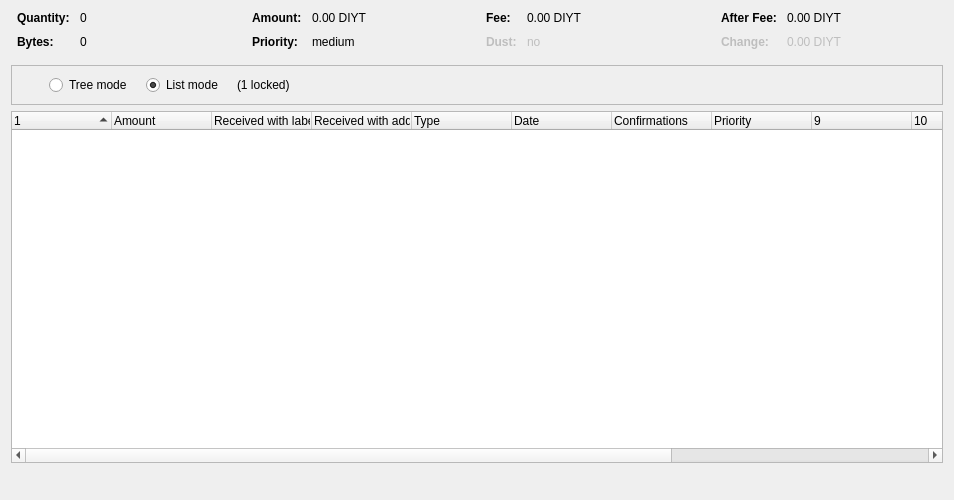
<?xml version="1.0" encoding="UTF-8"?>
<ui version="4.0">
 <class>CoinControlDialog</class>
 <widget class="QDialog" name="CoinControlDialog">
  <property name="geometry">
   <rect>
    <x>0</x>
    <y>0</y>
    <width>954</width>
    <height>500</height>
   </rect>
  </property>
  <property name="windowTitle">
   <string>Coin Selection</string>
  </property>
  <layout class="QVBoxLayout" name="verticalLayout">
   <item>
    <layout class="QHBoxLayout" name="horizontalLayoutTop" stretch="0,0,0,0">
     <property name="topMargin">
      <number>0</number>
     </property>
     <property name="bottomMargin">
      <number>10</number>
     </property>
     <item>
      <layout class="QFormLayout" name="formLayoutCoinControl1">
       <property name="horizontalSpacing">
        <number>10</number>
       </property>
       <property name="verticalSpacing">
        <number>10</number>
       </property>
       <property name="leftMargin">
        <number>6</number>
       </property>
       <property name="rightMargin">
        <number>6</number>
       </property>
       <item row="0" column="0">
        <widget class="QLabel" name="labelCoinControlQuantityText">
         <property name="font">
          <font>
           <weight>75</weight>
           <bold>true</bold>
          </font>
         </property>
         <property name="text">
          <string>Quantity:</string>
         </property>
        </widget>
       </item>
       <item row="0" column="1">
        <widget class="QLabel" name="labelCoinControlQuantity">
         <property name="cursor">
          <cursorShape>IBeamCursor</cursorShape>
         </property>
         <property name="contextMenuPolicy">
          <enum>Qt::ActionsContextMenu</enum>
         </property>
         <property name="text">
          <string notr="true">0</string>
         </property>
         <property name="textInteractionFlags">
          <set>Qt::LinksAccessibleByMouse|Qt::TextSelectableByKeyboard|Qt::TextSelectableByMouse</set>
         </property>
        </widget>
       </item>
       <item row="1" column="0">
        <widget class="QLabel" name="labelCoinControlBytesText">
         <property name="font">
          <font>
           <weight>75</weight>
           <bold>true</bold>
          </font>
         </property>
         <property name="text">
          <string>Bytes:</string>
         </property>
        </widget>
       </item>
       <item row="1" column="1">
        <widget class="QLabel" name="labelCoinControlBytes">
         <property name="cursor">
          <cursorShape>IBeamCursor</cursorShape>
         </property>
         <property name="contextMenuPolicy">
          <enum>Qt::ActionsContextMenu</enum>
         </property>
         <property name="text">
          <string notr="true">0</string>
         </property>
         <property name="textInteractionFlags">
          <set>Qt::LinksAccessibleByMouse|Qt::TextSelectableByKeyboard|Qt::TextSelectableByMouse</set>
         </property>
        </widget>
       </item>
      </layout>
     </item>
     <item>
      <layout class="QFormLayout" name="formLayoutCoinControl2">
       <property name="horizontalSpacing">
        <number>10</number>
       </property>
       <property name="verticalSpacing">
        <number>10</number>
       </property>
       <property name="leftMargin">
        <number>6</number>
       </property>
       <property name="rightMargin">
        <number>6</number>
       </property>
       <item row="0" column="0">
        <widget class="QLabel" name="labelCoinControlAmountText">
         <property name="font">
          <font>
           <weight>75</weight>
           <bold>true</bold>
          </font>
         </property>
         <property name="text">
          <string>Amount:</string>
         </property>
        </widget>
       </item>
       <item row="0" column="1">
        <widget class="QLabel" name="labelCoinControlAmount">
         <property name="cursor">
          <cursorShape>IBeamCursor</cursorShape>
         </property>
         <property name="contextMenuPolicy">
          <enum>Qt::ActionsContextMenu</enum>
         </property>
         <property name="text">
          <string notr="true">0.00 DIYT</string>
         </property>
         <property name="textInteractionFlags">
          <set>Qt::LinksAccessibleByMouse|Qt::TextSelectableByKeyboard|Qt::TextSelectableByMouse</set>
         </property>
        </widget>
       </item>
       <item row="1" column="0">
        <widget class="QLabel" name="labelCoinControlPriorityText">
         <property name="font">
          <font>
           <weight>75</weight>
           <bold>true</bold>
          </font>
         </property>
         <property name="text">
          <string>Priority:</string>
         </property>
        </widget>
       </item>
       <item row="1" column="1">
        <widget class="QLabel" name="labelCoinControlPriority">
         <property name="cursor">
          <cursorShape>IBeamCursor</cursorShape>
         </property>
         <property name="contextMenuPolicy">
          <enum>Qt::ActionsContextMenu</enum>
         </property>
         <property name="text">
          <string>medium</string>
         </property>
         <property name="textInteractionFlags">
          <set>Qt::LinksAccessibleByMouse|Qt::TextSelectableByKeyboard|Qt::TextSelectableByMouse</set>
         </property>
        </widget>
       </item>
      </layout>
     </item>
     <item>
      <layout class="QFormLayout" name="formLayoutCoinControl3">
       <property name="horizontalSpacing">
        <number>10</number>
       </property>
       <property name="verticalSpacing">
        <number>10</number>
       </property>
       <property name="leftMargin">
        <number>6</number>
       </property>
       <property name="rightMargin">
        <number>6</number>
       </property>
       <item row="0" column="0">
        <widget class="QLabel" name="labelCoinControlFeeText">
         <property name="font">
          <font>
           <weight>75</weight>
           <bold>true</bold>
          </font>
         </property>
         <property name="text">
          <string>Fee:</string>
         </property>
        </widget>
       </item>
       <item row="0" column="1">
        <widget class="QLabel" name="labelCoinControlFee">
         <property name="cursor">
          <cursorShape>IBeamCursor</cursorShape>
         </property>
         <property name="contextMenuPolicy">
          <enum>Qt::ActionsContextMenu</enum>
         </property>
         <property name="text">
          <string notr="true">0.00 DIYT</string>
         </property>
         <property name="textInteractionFlags">
          <set>Qt::LinksAccessibleByMouse|Qt::TextSelectableByKeyboard|Qt::TextSelectableByMouse</set>
         </property>
        </widget>
       </item>
       <item row="1" column="0">
        <widget class="QLabel" name="labelCoinControlLowOutputText">
         <property name="enabled">
          <bool>false</bool>
         </property>
         <property name="font">
          <font>
           <weight>75</weight>
           <bold>true</bold>
          </font>
         </property>
         <property name="text">
          <string>Dust:</string>
         </property>
        </widget>
       </item>
       <item row="1" column="1">
        <widget class="QLabel" name="labelCoinControlLowOutput">
         <property name="enabled">
          <bool>false</bool>
         </property>
         <property name="cursor">
          <cursorShape>IBeamCursor</cursorShape>
         </property>
         <property name="contextMenuPolicy">
          <enum>Qt::ActionsContextMenu</enum>
         </property>
         <property name="text">
          <string>no</string>
         </property>
         <property name="textInteractionFlags">
          <set>Qt::LinksAccessibleByMouse|Qt::TextSelectableByKeyboard|Qt::TextSelectableByMouse</set>
         </property>
        </widget>
       </item>
      </layout>
     </item>
     <item>
      <layout class="QFormLayout" name="formLayoutCoinControl4">
       <property name="horizontalSpacing">
        <number>10</number>
       </property>
       <property name="verticalSpacing">
        <number>10</number>
       </property>
       <property name="leftMargin">
        <number>6</number>
       </property>
       <property name="rightMargin">
        <number>6</number>
       </property>
       <item row="0" column="0">
        <widget class="QLabel" name="labelCoinControlAfterFeeText">
         <property name="font">
          <font>
           <weight>75</weight>
           <bold>true</bold>
          </font>
         </property>
         <property name="text">
          <string>After Fee:</string>
         </property>
        </widget>
       </item>
       <item row="0" column="1">
        <widget class="QLabel" name="labelCoinControlAfterFee">
         <property name="cursor">
          <cursorShape>IBeamCursor</cursorShape>
         </property>
         <property name="contextMenuPolicy">
          <enum>Qt::ActionsContextMenu</enum>
         </property>
         <property name="text">
          <string notr="true">0.00 DIYT</string>
         </property>
         <property name="textInteractionFlags">
          <set>Qt::LinksAccessibleByMouse|Qt::TextSelectableByKeyboard|Qt::TextSelectableByMouse</set>
         </property>
        </widget>
       </item>
       <item row="1" column="0">
        <widget class="QLabel" name="labelCoinControlChangeText">
         <property name="enabled">
          <bool>false</bool>
         </property>
         <property name="font">
          <font>
           <weight>75</weight>
           <bold>true</bold>
          </font>
         </property>
         <property name="text">
          <string>Change:</string>
         </property>
        </widget>
       </item>
       <item row="1" column="1">
        <widget class="QLabel" name="labelCoinControlChange">
         <property name="enabled">
          <bool>false</bool>
         </property>
         <property name="cursor">
          <cursorShape>IBeamCursor</cursorShape>
         </property>
         <property name="contextMenuPolicy">
          <enum>Qt::ActionsContextMenu</enum>
         </property>
         <property name="text">
          <string notr="true">0.00 DIYT</string>
         </property>
         <property name="textInteractionFlags">
          <set>Qt::LinksAccessibleByMouse|Qt::TextSelectableByKeyboard|Qt::TextSelectableByMouse</set>
         </property>
        </widget>
       </item>
      </layout>
     </item>
    </layout>
   </item>
   <item>
    <widget class="QFrame" name="frame">
     <property name="minimumSize">
      <size>
       <width>0</width>
       <height>40</height>
      </size>
     </property>
     <property name="frameShape">
      <enum>QFrame::StyledPanel</enum>
     </property>
     <property name="frameShadow">
      <enum>QFrame::Sunken</enum>
     </property>
     <layout class="QHBoxLayout" name="horizontalLayout">
      <item>
       <layout class="QHBoxLayout" name="horizontalLayoutPanel" stretch="0,0,0,0,0,0">
        <property name="spacing">
         <number>14</number>
        </property>
        <item>
         <widget class="QtMaterialFlatButton" name="pushButtonSelectAll" native="true">
          <property name="sizePolicy">
           <sizepolicy hsizetype="Maximum" vsizetype="Fixed">
            <horstretch>0</horstretch>
            <verstretch>0</verstretch>
           </sizepolicy>
          </property>
          <property name="text" stdset="0">
           <string>(un)select all</string>
          </property>
          <property name="autoDefault" stdset="0">
           <bool>false</bool>
          </property>
         </widget>
        </item>
        <item>
         <widget class="QtMaterialFlatButton" name="pushButtonToggleLock" native="true">
          <property name="sizePolicy">
           <sizepolicy hsizetype="Maximum" vsizetype="Fixed">
            <horstretch>0</horstretch>
            <verstretch>0</verstretch>
           </sizepolicy>
          </property>
          <property name="text" stdset="0">
           <string>toggle lock state</string>
          </property>
          <property name="autoDefault" stdset="0">
           <bool>false</bool>
          </property>
         </widget>
        </item>
        <item>
         <widget class="QRadioButton" name="radioTreeMode">
          <property name="sizePolicy">
           <sizepolicy hsizetype="Maximum" vsizetype="Fixed">
            <horstretch>0</horstretch>
            <verstretch>0</verstretch>
           </sizepolicy>
          </property>
          <property name="text">
           <string>Tree mode</string>
          </property>
         </widget>
        </item>
        <item>
         <widget class="QRadioButton" name="radioListMode">
          <property name="sizePolicy">
           <sizepolicy hsizetype="Maximum" vsizetype="Fixed">
            <horstretch>0</horstretch>
            <verstretch>0</verstretch>
           </sizepolicy>
          </property>
          <property name="text">
           <string>List mode</string>
          </property>
          <property name="checked">
           <bool>true</bool>
          </property>
         </widget>
        </item>
        <item>
         <widget class="QLabel" name="labelLocked">
          <property name="text">
           <string>(1 locked)</string>
          </property>
         </widget>
        </item>
        <item>
         <spacer name="horizontalSpacer">
          <property name="orientation">
           <enum>Qt::Horizontal</enum>
          </property>
          <property name="sizeHint" stdset="0">
           <size>
            <width>40</width>
            <height>20</height>
           </size>
          </property>
         </spacer>
        </item>
       </layout>
      </item>
     </layout>
    </widget>
   </item>
   <item>
    <widget class="CoinControlTreeWidget" name="treeWidget">
     <property name="contextMenuPolicy">
      <enum>Qt::CustomContextMenu</enum>
     </property>
     <property name="sortingEnabled">
      <bool>false</bool>
     </property>
     <property name="columnCount">
      <number>13</number>
     </property>
     <attribute name="headerShowSortIndicator" stdset="0">
      <bool>true</bool>
     </attribute>
     <attribute name="headerStretchLastSection">
      <bool>false</bool>
     </attribute>
     <column>
      <property name="text">
       <string/>
      </property>
     </column>
     <column>
      <property name="text">
       <string>Amount</string>
      </property>
     </column>
     <column>
      <property name="text">
       <string>Received with label</string>
      </property>
     </column>
     <column>
      <property name="text">
       <string>Received with address</string>
      </property>
     </column>
     <column>
      <property name="text">
	<string>Type</string>
      </property>
     </column>
     <column>
      <property name="text">	 
       <string>Date</string>
      </property>
     </column>
     <column>
      <property name="text">
       <string>Confirmations</string>
      </property>
      <property name="toolTip">
       <string>Confirmed</string>
      </property>
     </column>
     <column>
      <property name="text">
       <string>Priority</string>
      </property>
     </column>
     <column>
      <property name="text">
       <string/>
      </property>
     </column>
     <column>
      <property name="text">
       <string/>
      </property>
     </column>
     <column>
      <property name="text">
       <string/>
      </property>
     </column>
     <column>
      <property name="text">
       <string/>
      </property>
     </column>
     <column>
      <property name="text">
       <string/>
      </property>
     </column>
    </widget>
   </item>
   <item>
    <layout class="QHBoxLayout" name="horizontalLayout_2">
     <item>
      <spacer name="horizontalSpacer_2">
       <property name="orientation">
        <enum>Qt::Horizontal</enum>
       </property>
       <property name="sizeType">
        <enum>QSizePolicy::Expanding</enum>
       </property>
       <property name="sizeHint" stdset="0">
        <size>
         <width>40</width>
         <height>20</height>
        </size>
       </property>
      </spacer>
     </item>
     <item>
      <widget class="QtMaterialFlatButton" name="selectButton" native="true">
       <property name="sizePolicy">
        <sizepolicy hsizetype="Preferred" vsizetype="Preferred">
         <horstretch>0</horstretch>
         <verstretch>0</verstretch>
        </sizepolicy>
       </property>
	    <property name="text" stdset="0">
        <string>OK</string>
       </property>
      </widget>
     </item>
    </layout>
   </item>
  </layout>
 </widget>
 <customwidgets>
  <customwidget>
   <class>CoinControlTreeWidget</class>
   <extends>QTreeWidget</extends>
   <header>coincontroltreewidget.h</header>
  </customwidget>
  <customwidget>
   <class>QtMaterialFlatButton</class>
   <extends>QWidget</extends>
   <header>qtmaterialflatbutton.h</header>
  </customwidget>
 </customwidgets>
 <resources/>
 <connections/>
</ui>
